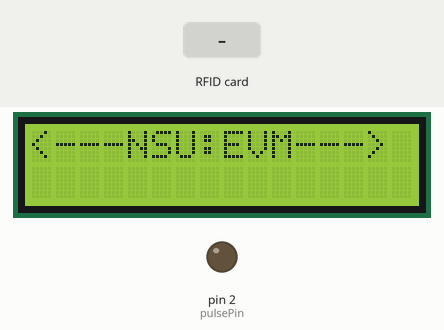
A sketch run on a simulated Arduino Uno, built with avr-gcc and run on an emulated ATmega328P. Shown: 16×2 character LCD, output pins drawn as LEDs (lit = HIGH). Inputs (shaded band) come from the test bench. Pins used as bus, display or sensor lines are not drawn.

Above: at 1.3 s.
1.4 s: RFID card 1D D4 5E 83 held to the reader
At 2.2 s:
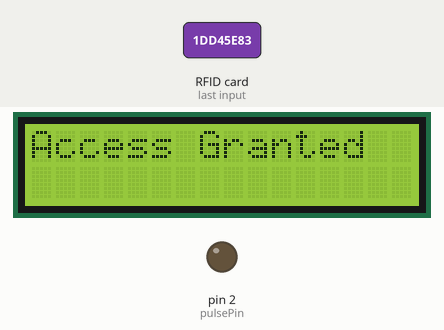
At 3.5 s:
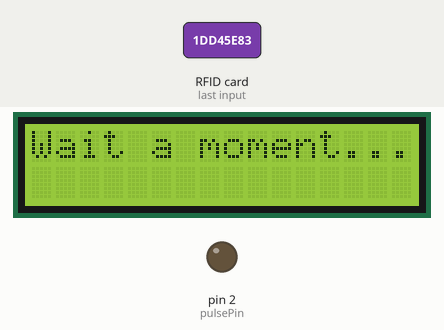
3.9 s: RFID card 5E 7A 19 C4 held to the reader
At 5.6 s:
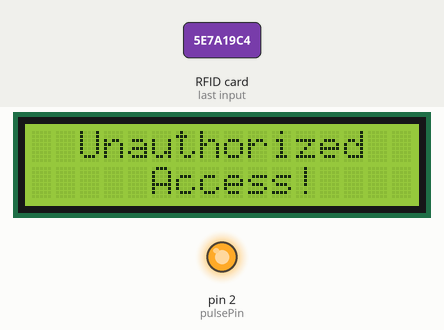
Timing chart, 0 to 7.1 s (numbered marks = the images above; inputs shaded):
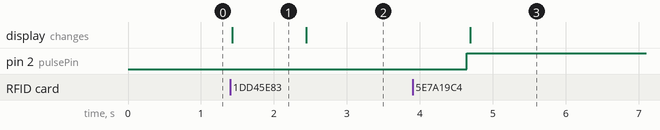

Measured:
- after the input at 1.4 s, the display: changes at once (image 1)
- after the input at 3.9 s, the display: changes after 0.79 s (image 3)
- what the display in image 1 shows lasts 1.0 s, from 1.4 s to 2.4 s

The sketch:

RFID_LCD.ino
```cpp
#include <SPI.h>
#include <Wire.h>
#include <MFRC522.h>
#include <LiquidCrystal_I2C.h>

#define SS_PIN 10
#define RST_PIN 9
#define pulsePin 2

MFRC522 mfrc522(SS_PIN, RST_PIN);
LiquidCrystal_I2C lcd(0x27, 2, 1, 0, 4, 5, 6, 7, 3, POSITIVE);

int x,a,v1,v2,v3;

void setup() {
  Serial.begin(9600);
  SPI.begin();
  lcd.begin(16, 2);
  mfrc522.PCD_Init();
  pinMode(pulsePin, OUTPUT);
}

void loop() {
 MAINLOOP();
}

void MAINLOOP()
{
  lcd.clear();
  lcd.setCursor(0, 0);
  lcd.print("<---NSU:EVM--->");
  if ( ! mfrc522.PICC_IsNewCardPresent()){return;}
  if ( ! mfrc522.PICC_ReadCardSerial()){return;}
  String content= "";
  for (byte i = 0; i < mfrc522.uid.size; i++)
  {
     content.concat(String(mfrc522.uid.uidByte[i] < 0x10 ? " 0" : " "));
     content.concat(String(mfrc522.uid.uidByte[i], HEX));
  }
  content.toUpperCase();

  /*<-----------------Authorization----------------->*/
  if (content.substring(1) == "1D D4 5E 83")
  {
    lcd.clear();
    lcd.setCursor(0, 0);
    lcd.print("Access Granted");
    delay(1000);
    lcd.setCursor(0, 0);
    lcd.print("Wait a moment...");
    delay(2000);
    digitalWrite(pulsePin, LOW);
    delay(200);
  }

  else
  {
    lcd.clear();
    lcd.setCursor(2, 0);
    lcd.print("Unauthorized");
    lcd.setCursor(5, 1);
    lcd.print("Access!");
    delay(3000);
  }
  digitalWrite(pulsePin, HIGH);
}


/*

  if(x>0 && v1==0 && v2==0)
  {
    int temp1 = x;
    Serial.println("\n\n\n");
    Serial.print("\t\t");
    Serial.println("#############################################");
    Serial.println("");Serial.println("");
    Serial.print("\t\t");
    Serial.print("          ");
    Serial.print("Voter 1 :: ");
    Serial.print(temp1);
    Serial.println("Votes");
    lcd.clear();
    lcd.setCursor(1, 0);
    lcd.print("Vote 1");
    x=0;
    v1=1;
  }
  if(x>0 && v1==1 && v2==0)
  {
    int temp1 = x;
    Serial.print("\t\t");
    Serial.print("          ");
    Serial.print("Voter 2 :: ");
    Serial.print(temp1);
    Serial.println("Votes");
    x=0;
    v2=1;
    v3=0;
  }
  if(x>0 && v3==0)
  {
    int temp1 = x;
    Serial.print("\t\t");
    Serial.print("          ");
    Serial.print("Voter 3 :: ");
    Serial.print(temp1);
    Serial.println("Votes");
    Serial.println("");Serial.println("");
    Serial.print("\t\t");
    Serial.println("#############################################");
    Serial.print("\n\n");
    x=0;
    v3=1;
    v2=0;v1=0;
  }


*/
```
